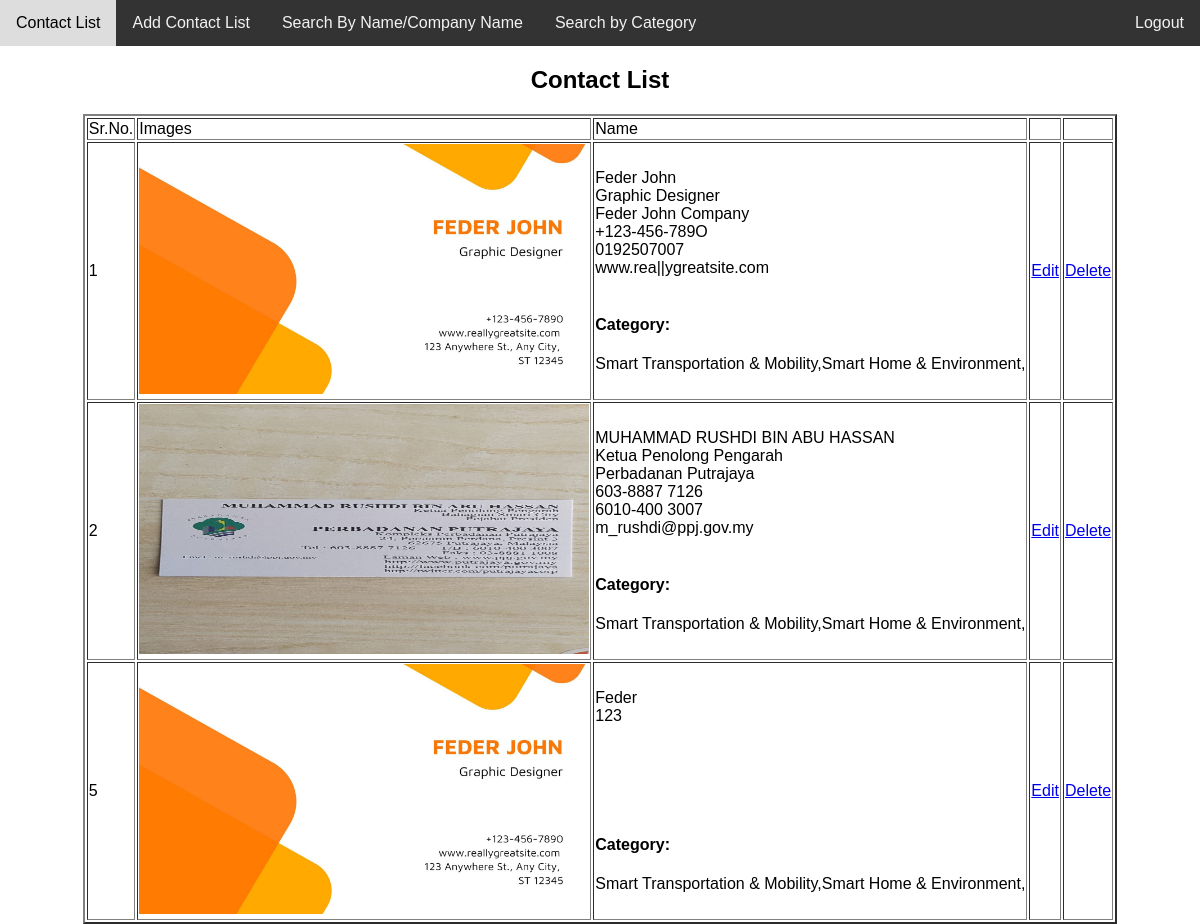
The page /Project1/ContactListPage.php (signed in) on the database its author committed.
### tables this page shows
CREATE TABLE IF NOT EXISTS `images` (
  `id` int NOT NULL AUTO_INCREMENT,
  `fname` varchar(255) DEFAULT NULL,
  `job` varchar(255) DEFAULT NULL,
  `company` varchar(255) DEFAULT NULL,
  `phone` varchar(255) DEFAULT NULL,
  `mobile` varchar(255) DEFAULT NULL,
  `address` varchar(255) DEFAULT NULL,
  `email` varchar(255) DEFAULT NULL,
  `category` varchar(255) DEFAULT NULL,
  `image` varchar(255) DEFAULT NULL,
  `status` int NOT NULL,
  PRIMARY KEY (`id`)
);

### Project1/ContactListPage.php (the view, shortened to what this page needs)
<!DOCTYPE html>
<html lang="en">
<head>
</head>
<body>
<?php
$user=$_SESSION["userid"];
if(isset($user))
{
?>
<div class="topnav">
  <a href="ContactListPage.php">Contact List</a>
		<a href="AddList.php">Add Contact List</a>
		<a href="SearchName0.php">Search By Name/Company Name</a>
          <a href="SearchCategory.html">Search by Category</a>
	<a href="logout.php" id="logout">Logout</a>
</div>
<div class="content">
  <h2>Contact List</h2>
	<table align ="center" border="2">
  <tr>
    <td>Sr.No.</td>
    <td>Images</td>
    <td>Name</td>
	  <td></td>
	  <td></td>
  </tr>
<?php
$con=mysqli_connect("localhost","root","","userinfo");
$records = mysqli_query($con,"select * from images where status ='0' ORDER BY ID ASC");
while($data = mysqli_fetch_array($records))
{
?>
  <tr>
    <td><?php echo $data['id']; ?></td>
   <td><img src="<?php echo $data['image']; ?>" width="450" height="250"></td>
	  <td><?php echo $data['fname']; ?><br>
	  <?php echo $data['job']; ?><br>
	  <?php echo $data['company']; ?><br>
		  <?php echo $data['phone']; ?><br>
		  <?php echo $data['mobile']; ?><br>
	  <?php echo $data['email']; ?><br>
		   <?php echo $data['address']; ?><br>
		  <h4>Category: </h4>
		<?php echo $data['category']; ?></td>
	   <td><a href="testupdate.php?id=<?php echo $data['id']; ?>">Edit</a></td>
    <td><a href="delete.php?id=<?php echo $data['id']; ?>">Delete</a></td>
  </tr>
<?php
}
?>
</table>
<?php
}
 else
header("Location:LogInUser.html");
?>
</body>
</html>

### Project1/ContactListPage.php (style rules this page uses)
* { box-sizing: border-box; font-family: Arial, Helvetica, sans-serif; }
body { background-image: url(https://img.freepik.com/free-vector/gray-white-gradient-abstract-background_53876-60238.jpg?size=338&ext=jpg);background-size: 100%; }
body { margin: 0; font-family: Arial, Helvetica, sans-serif; }
h2 { text-align: center; }
table { align: center; }
.topnav { overflow: hidden; background-color: #333; }
.topnav a { float: left; display: block; color: #f2f2f2; text-align: center; padding: 14px 16px; text-decoration: none; }
#logout { float:right; }

### rows shown on the page
images: id "1", image (picture), fname "Feder John", job "Graphic Designer", company "Feder John Company", phone "+123-456-789O", mobile "0192507007", email "www.rea||ygreatsite.com", category "Smart Transportation & Mobility,Smart Home & Environment,"
images: id "2", image (picture), fname "MUHAMMAD RUSHDI BIN ABU HASSAN", job "Ketua Penolong Pengarah", company "Perbadanan Putrajaya", phone "603-8887 7126", mobile "6010-400 3007", email "m_rushdi@ppj.gov.my", category "Smart Transportation & Mobility,Smart Home & Environment,"
images: id "5", image (picture), fname "Feder", job "123", category "Smart Transportation & Mobility,Smart Home & Environment,"
